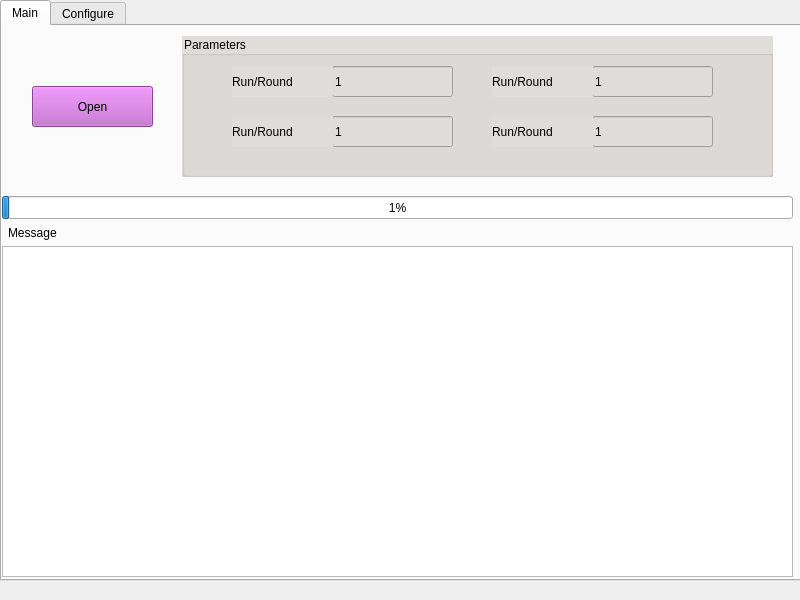
<?xml version="1.0" encoding="UTF-8"?>
<ui version="4.0">
 <class>MainWindow</class>
 <widget class="QMainWindow" name="MainWindow">
  <property name="geometry">
   <rect>
    <x>0</x>
    <y>0</y>
    <width>800</width>
    <height>600</height>
   </rect>
  </property>
  <property name="windowTitle">
   <string>MainWindow</string>
  </property>
  <widget class="QWidget" name="centralwidget">
   <widget class="QTabWidget" name="tabWidget">
    <property name="geometry">
     <rect>
      <x>0</x>
      <y>0</y>
      <width>801</width>
      <height>581</height>
     </rect>
    </property>
    <property name="currentIndex">
     <number>0</number>
    </property>
    <widget class="QWidget" name="Main">
     <property name="contextMenuPolicy">
      <enum>Qt::DefaultContextMenu</enum>
     </property>
     <property name="accessibleDescription">
      <string/>
     </property>
     <attribute name="title">
      <string>Main</string>
     </attribute>
     <widget class="QPlainTextEdit" name="message_detail">
      <property name="geometry">
       <rect>
        <x>0</x>
        <y>220</y>
        <width>791</width>
        <height>331</height>
       </rect>
      </property>
      <property name="readOnly">
       <bool>true</bool>
      </property>
     </widget>
     <widget class="QLabel" name="message">
      <property name="geometry">
       <rect>
        <x>6</x>
        <y>196</y>
        <width>81</width>
        <height>21</height>
       </rect>
      </property>
      <property name="text">
       <string>Message</string>
      </property>
     </widget>
     <widget class="QProgressBar" name="pbar">
      <property name="geometry">
       <rect>
        <x>0</x>
        <y>170</y>
        <width>791</width>
        <height>23</height>
       </rect>
      </property>
      <property name="value">
       <number>1</number>
      </property>
     </widget>
     <widget class="QGroupBox" name="groupBox_2">
      <property name="geometry">
       <rect>
        <x>180</x>
        <y>10</y>
        <width>591</width>
        <height>141</height>
       </rect>
      </property>
      <property name="styleSheet">
       <string notr="true">background-color: rgb(222, 221, 218);</string>
      </property>
      <property name="title">
       <string>Parameters</string>
      </property>
      <widget class="QLineEdit" name="lineEdit_4">
       <property name="geometry">
        <rect>
         <x>410</x>
         <y>30</y>
         <width>121</width>
         <height>31</height>
        </rect>
       </property>
       <property name="styleSheet">
        <string notr="true">border-color: rgb(98, 160, 234);</string>
       </property>
       <property name="text">
        <string>1</string>
       </property>
      </widget>
      <widget class="QLabel" name="label_5">
       <property name="geometry">
        <rect>
         <x>310</x>
         <y>30</y>
         <width>101</width>
         <height>31</height>
        </rect>
       </property>
       <property name="styleSheet">
        <string notr="true"/>
       </property>
       <property name="text">
        <string>Run/Round</string>
       </property>
      </widget>
      <widget class="QLineEdit" name="lineEdit_5">
       <property name="geometry">
        <rect>
         <x>150</x>
         <y>30</y>
         <width>121</width>
         <height>31</height>
        </rect>
       </property>
       <property name="styleSheet">
        <string notr="true">border-color: rgb(98, 160, 234);</string>
       </property>
       <property name="text">
        <string>1</string>
       </property>
      </widget>
      <widget class="QLabel" name="label_6">
       <property name="geometry">
        <rect>
         <x>50</x>
         <y>30</y>
         <width>101</width>
         <height>31</height>
        </rect>
       </property>
       <property name="styleSheet">
        <string notr="true"/>
       </property>
       <property name="text">
        <string>Run/Round</string>
       </property>
      </widget>
      <widget class="QLineEdit" name="lineEdit_6">
       <property name="geometry">
        <rect>
         <x>410</x>
         <y>80</y>
         <width>121</width>
         <height>31</height>
        </rect>
       </property>
       <property name="styleSheet">
        <string notr="true">border-color: rgb(98, 160, 234);</string>
       </property>
       <property name="text">
        <string>1</string>
       </property>
      </widget>
      <widget class="QLabel" name="label_7">
       <property name="geometry">
        <rect>
         <x>310</x>
         <y>80</y>
         <width>101</width>
         <height>31</height>
        </rect>
       </property>
       <property name="styleSheet">
        <string notr="true"/>
       </property>
       <property name="text">
        <string>Run/Round</string>
       </property>
      </widget>
      <widget class="QLineEdit" name="lineEdit_7">
       <property name="geometry">
        <rect>
         <x>150</x>
         <y>80</y>
         <width>121</width>
         <height>31</height>
        </rect>
       </property>
       <property name="styleSheet">
        <string notr="true">border-color: rgb(98, 160, 234);</string>
       </property>
       <property name="text">
        <string>1</string>
       </property>
      </widget>
      <widget class="QLabel" name="label_8">
       <property name="geometry">
        <rect>
         <x>50</x>
         <y>80</y>
         <width>101</width>
         <height>31</height>
        </rect>
       </property>
       <property name="styleSheet">
        <string notr="true"/>
       </property>
       <property name="text">
        <string>Run/Round</string>
       </property>
      </widget>
     </widget>
     <widget class="QPushButton" name="openFileButton">
      <property name="geometry">
       <rect>
        <x>30</x>
        <y>60</y>
        <width>121</width>
        <height>41</height>
       </rect>
      </property>
      <property name="styleSheet">
       <string notr="true">background-color: rgb(192, 97, 203);</string>
      </property>
      <property name="text">
       <string>Open</string>
      </property>
     </widget>
    </widget>
    <widget class="QWidget" name="Configure">
     <attribute name="title">
      <string>Configure</string>
     </attribute>
     <widget class="QGroupBox" name="groupBox">
      <property name="geometry">
       <rect>
        <x>10</x>
        <y>10</y>
        <width>771</width>
        <height>531</height>
       </rect>
      </property>
      <property name="styleSheet">
       <string notr="true">background-color: rgb(222, 221, 218);</string>
      </property>
      <property name="title">
       <string>Configure</string>
      </property>
      <widget class="QLineEdit" name="lineEdit">
       <property name="geometry">
        <rect>
         <x>260</x>
         <y>50</y>
         <width>241</width>
         <height>31</height>
        </rect>
       </property>
       <property name="text">
        <string>User_Name</string>
       </property>
      </widget>
      <widget class="QLabel" name="label">
       <property name="geometry">
        <rect>
         <x>80</x>
         <y>50</y>
         <width>101</width>
         <height>31</height>
        </rect>
       </property>
       <property name="text">
        <string>User Name</string>
       </property>
      </widget>
      <widget class="QLabel" name="label_2">
       <property name="geometry">
        <rect>
         <x>80</x>
         <y>100</y>
         <width>101</width>
         <height>31</height>
        </rect>
       </property>
       <property name="text">
        <string>User Name</string>
       </property>
      </widget>
      <widget class="QLineEdit" name="lineEdit_2">
       <property name="geometry">
        <rect>
         <x>260</x>
         <y>100</y>
         <width>241</width>
         <height>31</height>
        </rect>
       </property>
       <property name="text">
        <string>User_Name</string>
       </property>
      </widget>
      <widget class="QLabel" name="label_3">
       <property name="geometry">
        <rect>
         <x>80</x>
         <y>150</y>
         <width>101</width>
         <height>31</height>
        </rect>
       </property>
       <property name="text">
        <string>User Name</string>
       </property>
      </widget>
      <widget class="QLineEdit" name="lineEdit_3">
       <property name="geometry">
        <rect>
         <x>260</x>
         <y>150</y>
         <width>241</width>
         <height>31</height>
        </rect>
       </property>
       <property name="text">
        <string>User_Name</string>
       </property>
      </widget>
     </widget>
    </widget>
   </widget>
  </widget>
  <widget class="QMenuBar" name="menubar">
   <property name="geometry">
    <rect>
     <x>0</x>
     <y>0</y>
     <width>800</width>
     <height>22</height>
    </rect>
   </property>
  </widget>
 </widget>
 <resources/>
 <connections/>
</ui>
